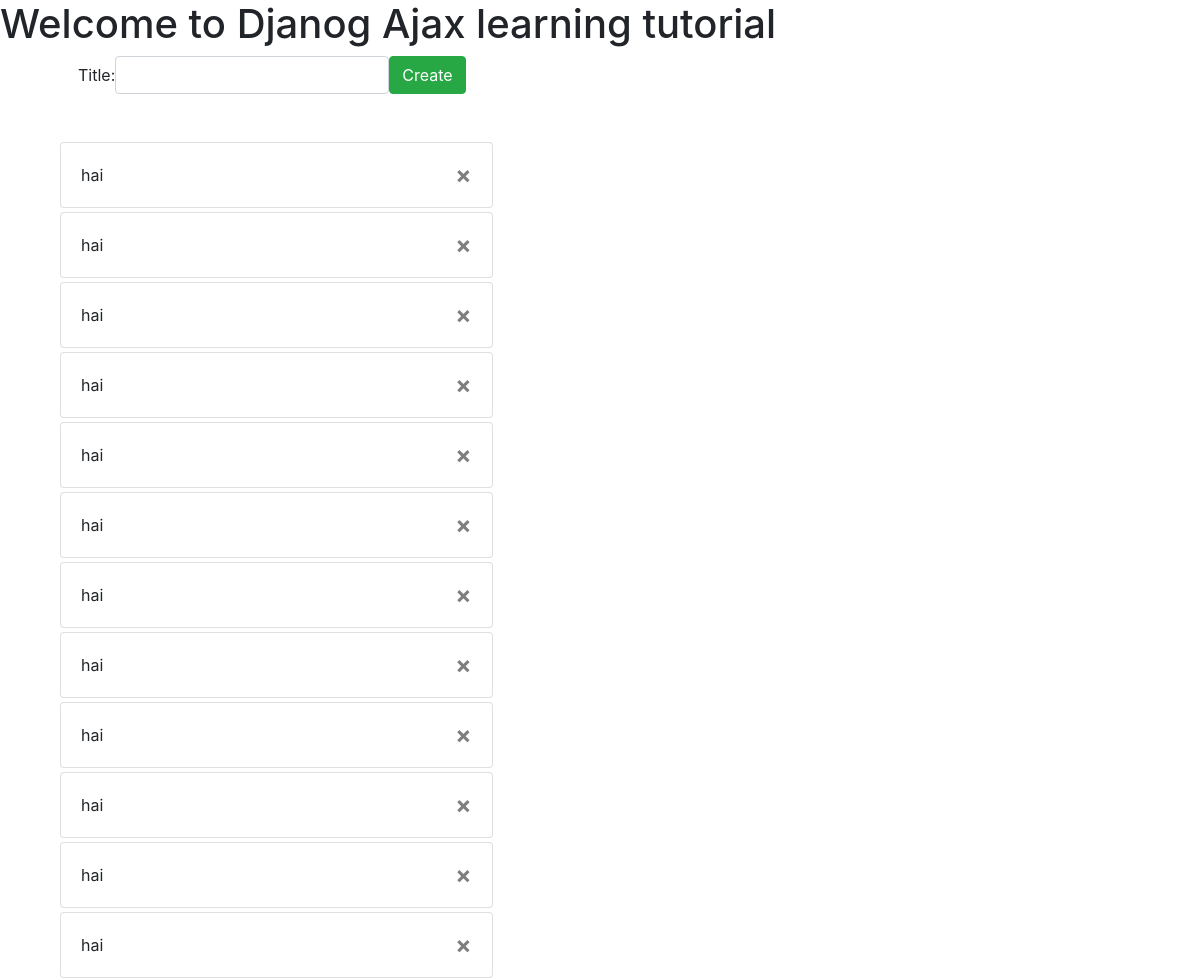
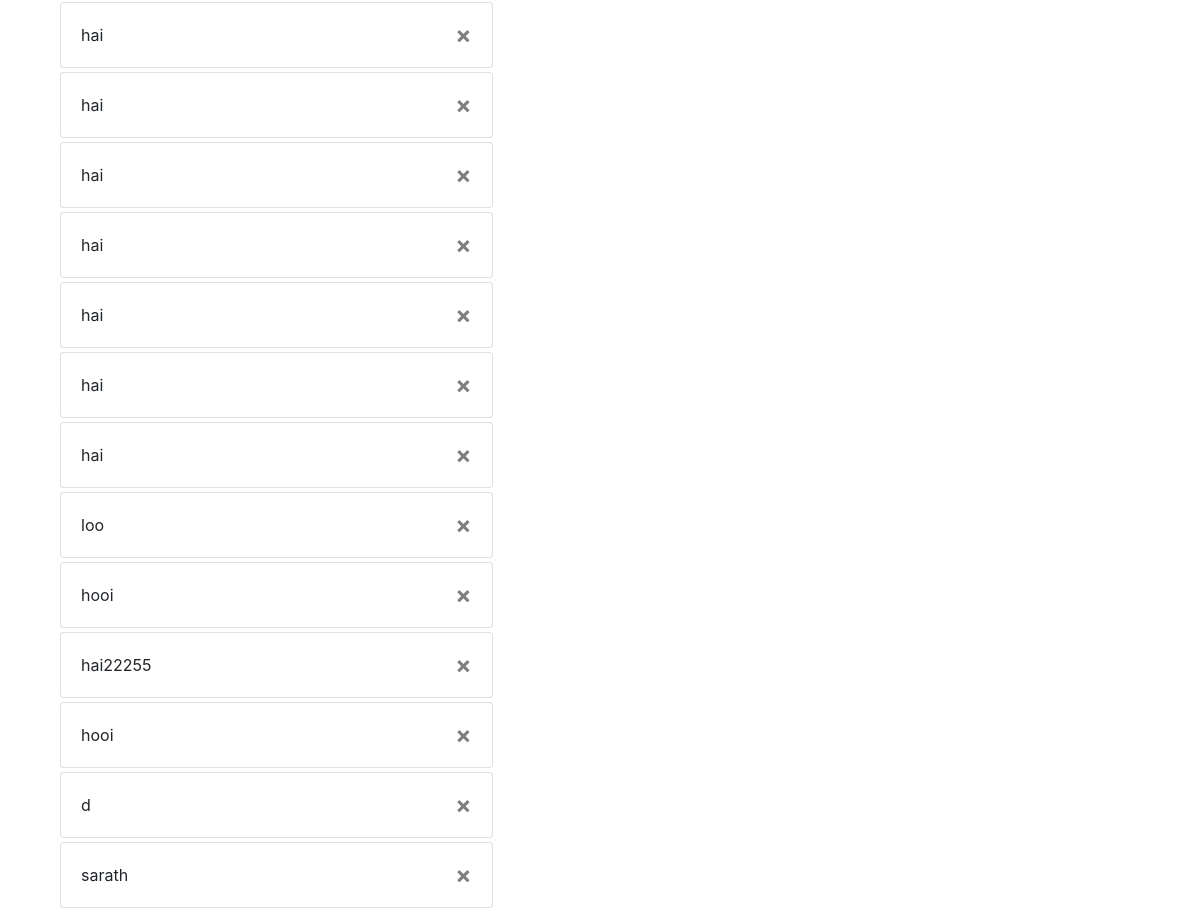
The page / on the database its author committed (2 pictures, top to bottom).
### kseb/models.py (models this page shows, shortened)
class Task(models.Model):
    title = models.CharField(max_length = 256)
    date = models.DateField(auto_now_add =True)
    compleated = models.BooleanField(default=False)

### kseb/views.py (the view, shortened to what this page needs)
# urls.py: url(r'^',TaskList.as_view(),name = 'task_list_url'),
class TaskList(View):
    def get(self, request):
        form = TaskForm()
        tasks = Task.objects.all()
        return render(request,'index.html',{'form':form, 'tasks':tasks})

### kseb/forms.py
class TaskForm(forms.ModelForm):
    class Meta():
        model = Task
        fields = ('title',)
        widgets = {
            'title':forms.TextInput(attrs={'class':'form-control'})
        }

### templates/index.html (shortened to what this page needs)
<!DOCTYPE html>
{% load static %}
<html lang="en">
<head>
    <link rel="stylesheet" href="https://stackpath.bootstrapcdn.com/bootstrap/4.5.0/css/bootstrap.min.css">
    <link rel="stylesheet" href="{% static 'css/style.css' %}">
</head>
<body>
    <h1>Welcome to Djanog Ajax learning tutorial</h1>
    <div class="container">
        <div class="row">
            <form method="POST" class="form-inline justify-content-center mx-5"
            id="createtaskform" data-url={% url 'task_list_url' %}>
                {% for field in form %}
                    {{form}}
                {% endfor %}
                <input type="button" value="Create" class="btn btn-success" id="createbutton">
        </div>
    </div>
    <div class="container">
        <div class="col-5 mt-5" id="tasklist">
            {% for task in tasks %}
        <div class="card mb-1" id="taskcard" data-id="{{task.id}}" style="{% if task.completed %}text-decoration: line-through{% endif %}">
                    <div class="card-body">
                        {{task.title}}
                        <button type="button" class="close float-right" data-id="{{task.id}}">
                            <span>&times;</span>
                        </button>
                    </div>
                </div>
            {% endfor %}
        </div>
    </div>
</body>
</html>

### rows shown on the page
Task: title "hai"
Task: title "hai"
Task: title "hai"
Task: title "hai"
Task: title "hai"
Task: title "hai"
Task: title "hai"
Task: title "hai"
Task: title "hai"
Task: title "hai"
Task: title "hai"
Task: title "hai"
Task: title "hai"
Task: title "hai"
Task: title "hai"
Task: title "hai"
Task: title "hai"
Task: title "hai"
Task: title "hai"
Task: title "loo"
Task: title "hooi"
Task: title "hai22255"
Task: title "hooi"
Task: title "d"
Task: title "sarath"
